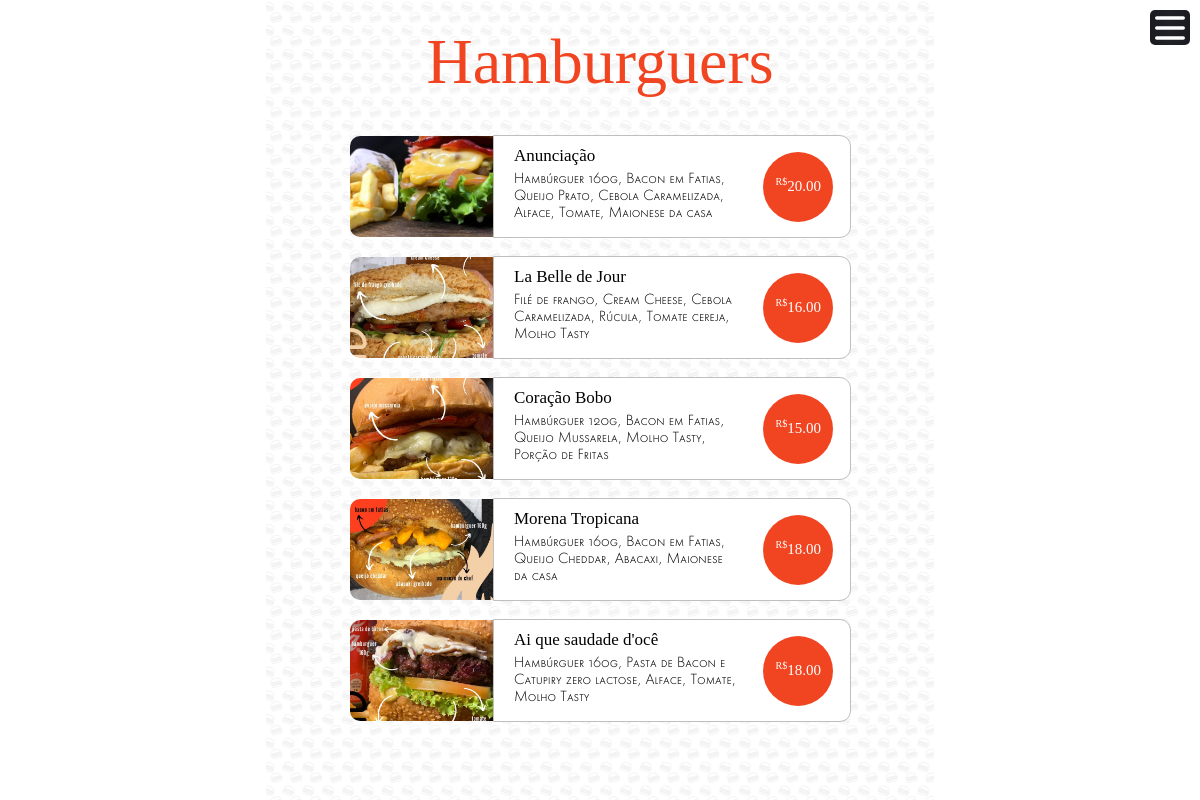
The app's page /configuracoes/lanches.php with its own data.
### tables this page shows
CREATE TABLE `lanches` (
  `idLanches` int(11) NOT NULL,
  `Nome` varchar(45) NOT NULL,
  `Preco` decimal(10,2) NOT NULL,
  `Imagem` varchar(450) NOT NULL,
  `ativo` int(11) NOT NULL
);

### configuracoes/lanches.php (the view, shortened to what this page needs)
<!DOCTYPE html>
<html lang="pt-br">
<head>
</head>
<body>
    <nav>
        <?php
        include_once('menu.php');
        ?>
    </nav>
    <main>
        <p class="h1">Hamburguers</p>
        <div class="corpo">
            <?php
            include_once('../config.php');
            $consulta = "SELECT * FROM lanches WHERE ativo = 1";
            $con = $mysqli->query($consulta) or die($mysqli->error);
            while ($dado = $con->fetch_array()) { ?>
                <div class="blocos">
                    <div class="lanches">
                        <div class="card-img-top" style="background-image: url('..//lanches//<?= $dado['Imagem'] ?>');"></div>
                        <div class="card">
                            <div class="card-body">
                                <div class="card-title">
                                    <p class="title"><?php echo $dado['Nome'] ?></p>
                                    <?php
                                    $lanche = $dado['idLanches'];
                                    $x = '';
                                    $consulta2 = "SELECT * FROM lanches_com_complemento WHERE idLanches = $lanche";
                                    $con2 = $mysqli->query($consulta2) or die($mysqli->error);
                                    while ($dado2 = $con2->fetch_array()) {
                                        $idcomplemento = $dado2['idComplemento'];
                                        $consulta3 = "SELECT Nome FROM complemento WHERE idComplemento = $idcomplemento AND ativo = 1";
                                        $con3 = $mysqli->query($consulta3) or die($mysqli->error);
                                        while ($dado3 = $con3->fetch_array()) {
                                            if ($dado2['Quantidade'] > 1) {
                                                if ($x == '') {
                                                    $x = $dado2['Quantidade'] . ' ' . $dado3['Nome'];
                                                } else {
                                                    $x =  $x . ', ' . $dado2['Quantidade'] . ' ' . $dado3['Nome'];
                                                }
                                            } else {
                                                if ($x == '') {
                                                    $x = $dado3['Nome'];
                                                } else {
                                                    $x =  $x . ', ' . $dado3['Nome'];
                                                }
                                            }
                                        }
                                    } ?>
                                    <p class="card-text"><?= $x ?></p>
                                </div>
                                <div class="direita">
                                    <div class="btn">
                                        <sup>R$</sup>
                                        <p><?php echo $dado['Preco'] ?></p>
                                    </div>
                                </div>
                            </div>
                        </div>
                    </div>
                </div>
            <?php }
            mysqli_close($mysqli); ?>
        </div>
    </main>
</body>
</html>

### fontes/style.php (style rules this page uses)
* { user-select: none; padding: 0; margin: 0; font-family: 'futura-nd-light-scosf', sans-serif; }
html { overflow: hidden; overflow-x: hidden; height: 100vh; display: flex; align-items: center; justify-content: center; flex-direction: column; background-image: url('../fontes/Frame23.png'); background-repeat: no-repeat; background-position: center top; background-size: auto; overflow-y: hidden; }
body { position: fixed; height: 100%; width: 100%; overflow-x: hidden; overflow-y: hidden; }
main { background-image: url('../fontes/Frame21.png'); background-repeat: no-repeat; background-position: center top; background-size: auto; padding-left: 7%; padding-right: 7%; width: 86%; max-width: 500px; height: 100%; overflow-x: hidden; overflow-y: hidden; display: flex; justify-content: center; align-items: center; }
.corpo { width: 100%; height: 100%; padding: 2px; overflow-y: scroll; display: flex; flex-direction: column; overflow-x: hidden; }
main, body { display: flex; align-items: center; flex-direction: column; }
.h1 { width: 100%; text-align: center; font-size: 400%; font-family: 'hello honey'; margin-top: 5%; margin-bottom: 5%; color: rgba(241, 68, 33, 1); }
#pdf, #form>input, .card-title, .enviar, .submit, input[type='submit'], label { font-family: 'LEMONMILK-Medium'; }
.blocos { width: 100%; display: flex; flex-direction: column; justify-content: center; -moz-transition: all 1s; -webkit-transition: all 1s; transition: all 1s; }
.card { padding: 2%; background-color: #fff; outline: 1px solid rgba(191, 191, 191, 1); margin-top: 10px; margin-bottom: 10px; border-radius: 10px; -webkit-border-radius: 10px; width: 96%; }
.combos, .lanches { cursor: pointer; width: 100%; display: flex; }
.combos>.card, .lanches>.card { width: 70%; justify-content: center; align-items: center; border-radius: 0 10px 10px 0; }
.card-img-top { margin-top: 10px; margin-bottom: 10px; width: 30%; border-radius: 10px 0 0 10px; background-repeat: no-repeat; background-position: center center; background-size: cover; }
.card-body { width: 98%; display: flex; align-items: center; }
.card-title { font-size: 17px; margin-left: 10px; width: 70%; }
.title { font-family: 'LEMONMILK-Medium'; width: 100%; flex-direction: column; justify-content: center; align-items: center; }
.direita { width: 30%; height: 100%; display: flex; align-items: center; justify-content: right; }
.btn { margin-right: 0; display: flex; align-items: center; justify-content: center; width: 70px; height: 70px; border-radius: 100%; -webkit-border-radius: 100%; background-color: rgba(241, 68, 33, 1); color: white; }
.btn>sup { font-family: 'LEMONMILK-Medium'; font-size: 10px; margin-bottom: 10px; }
.btn>p { font-family: 'LEMONMILK-Medium'; font-size: 15px; }
.card-text { font-size: 80%; margin-top: 5px; margin-bottom: 5px; }

### fontes/menustyle.php (style rules this page uses)
* { padding: 0; margin: 0; }

### records on screen
lanches: Imagem (picture), Nome "Anunciação", x "Hambúrguer 160g, Bacon em Fatias, Queijo Prato, Cebola Caramelizada, Alface, Tomate, Maionese da casa", Preco "20.00"
lanches: Imagem (picture), Nome "La Belle de Jour", x "Filé de frango, Cream Cheese, Cebola Caramelizada, Rúcula, Tomate cereja, Molho Tasty", Preco "16.00"
lanches: Imagem (picture), Nome "Coração Bobo", x "Hambúrguer 120g, Bacon em Fatias, Queijo Mussarela, Molho Tasty, Porção de Fritas", Preco "15.00"
lanches: Imagem (picture), Nome "Morena Tropicana", x "Hambúrguer 160g, Bacon em Fatias, Queijo Cheddar, Abacaxi, Maionese da casa", Preco "18.00"
lanches: Imagem (picture), Nome "Ai que saudade d'ocê", x "Hambúrguer 160g, Pasta de Bacon e Catupiry zero lactose, Alface, Tomate, Molho Tasty", Preco "18.00"
